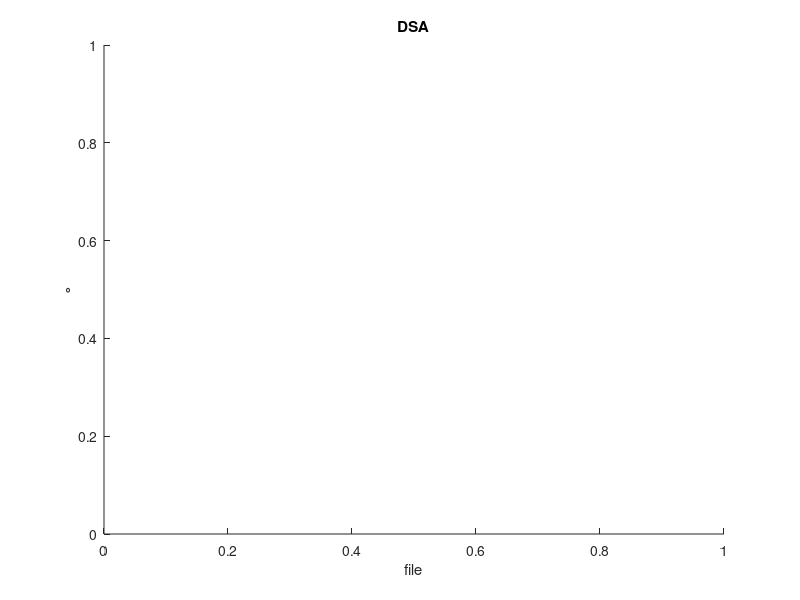

MATLAB code for this plot: (Note: this script raises an error after producing the figure.)
kword_arr = {'20SDR','CLICH','DSA'};
%kword = '20SDR';
% kword = 'CLICH';
% kword = 'DSA';
for kk = 3%1:3
    
    cd C:\Users\yang\ownCloud\rennes_experiment\18_12_11-09_47_11-STD_18_12_11-09_47_11-STD-160410\__20181211_095212_765000
    
    kword = kword_arr{kk};
    
    dirname = dir(['*' kword '*']);
    
    th_1 = nan(1,length(dirname));
    th_2 = th_1;
    d_s_p = th_1; d_s_d = th_1;
    table_pos = nan(3,length(dirname));
    
    for ii = 1:length(dirname)
        
        disp(['Loading ' num2str(ii) ' out of ' num2str(length(dirname))]);
        cd(dirname(ii).name);
        fname = dir('*_*');
        
        info = dicominfo(fname.name);
        th_1(ii) = info.PositionerPrimaryAngle;
        th_2(ii) = info.PositionerSecondaryAngle;
        
        d_s_p(ii) = info.DistanceSourceToPatient;
        d_s_d(ii) = info.DistanceSourceToDetector; % should be constant
        
        table_pos(:,ii) = double(info.Private_0021_1057);
       
        cd ..
    end
    
    %% plot primary and secondary rotation angles
    hold on;
    plot(th_1);
    plot(th_2);
    
    title(kword);
    xlabel('file');
    ylabel('\circ');
    legend('\theta_{primary}','\theta_{secondary}','location','southoutside','orientation','horizontal');
    
    set(gca,'fontsize',8);
    set(gcf,'paperposition',[0,0,3,2],'unit','inches');
    cd ..
%     print('-dtiff','-r300',['sortdata_' kword]);
    close;
    
end

%% plot source-to-patient distance as a function of both rotation angles
plot3(th_1,th_2,d_s_p,'*k');
xlabel('\theta_1 (roll)');
ylabel('\theta_2 (elev.)');
zlabel('source to patient distance');
axis equal;
axis tight;

%% plot source-to-patient distance when both rotation angles are zero
tgl = th_1==0&th_2==0;
plot(d_s_p(tgl));

%% plot table positions when both rotations are zero (because I realized source-to-patient distance varies)
plot3(table_pos(1,tgl),table_pos(2,tgl),table_pos(3,tgl),'*');

%% plot correlation between s-to-p distance and table position at zero rotations
hold on;
% plot(d_s_p(tgl),table_pos(1,tgl),'*');
% plot(d_s_p(tgl),table_pos(2,tgl),'*');
plot(d_s_p(tgl),table_pos(3,tgl),'*'); % z-position -- especially relevant

% the two seem correlated, but not sure why or how
% perhaps the table moves slightly after each 3D rotation?

% !!!!!!!!!!!!!!! Ok, so we need to be able to calibrate that for each frame!!!!!!!!!!!!!!!!!!!!
% (at least the z-distance would vary slightly, which means the scale of
%  the image would change?)
